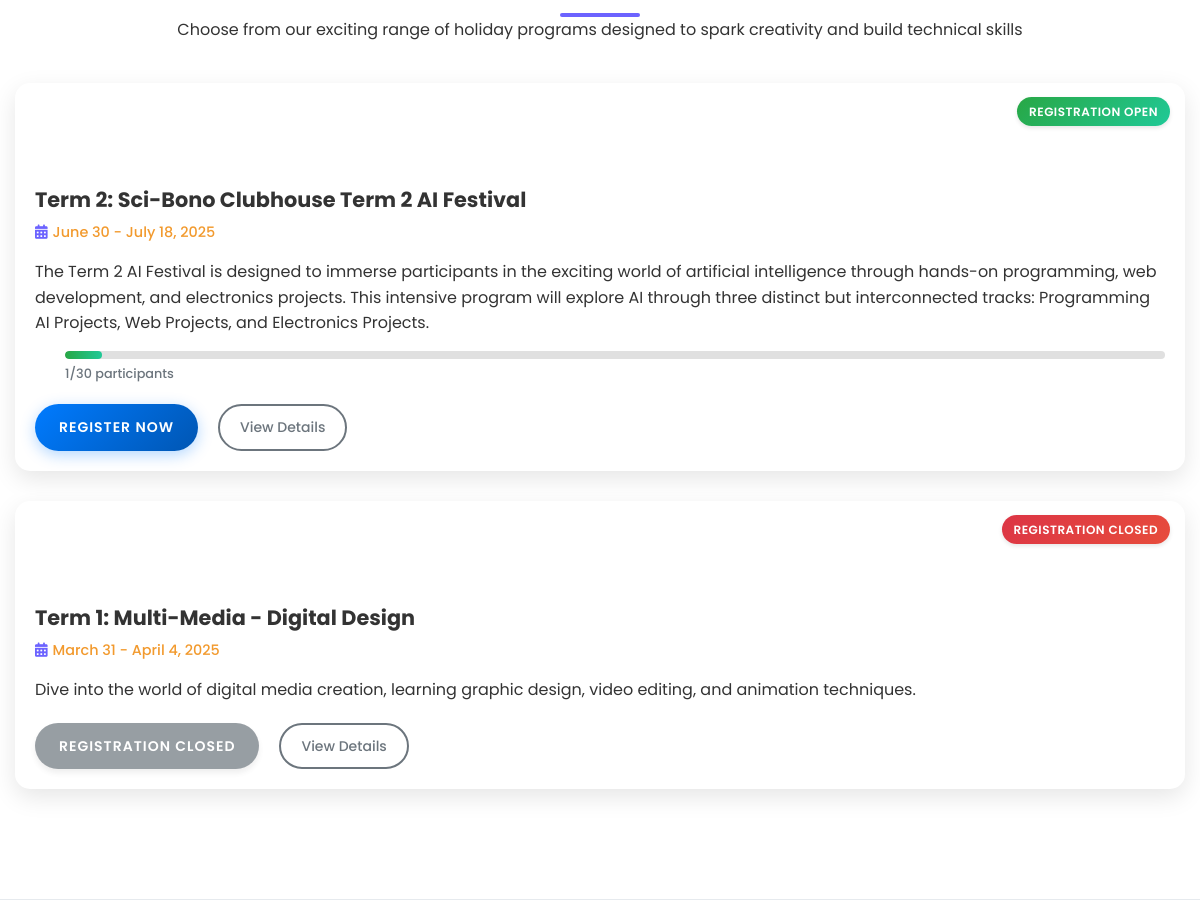
Before: /app/Views/holidayPrograms/holidayProgramIndex.php (signed in, middle part) with the older database file.
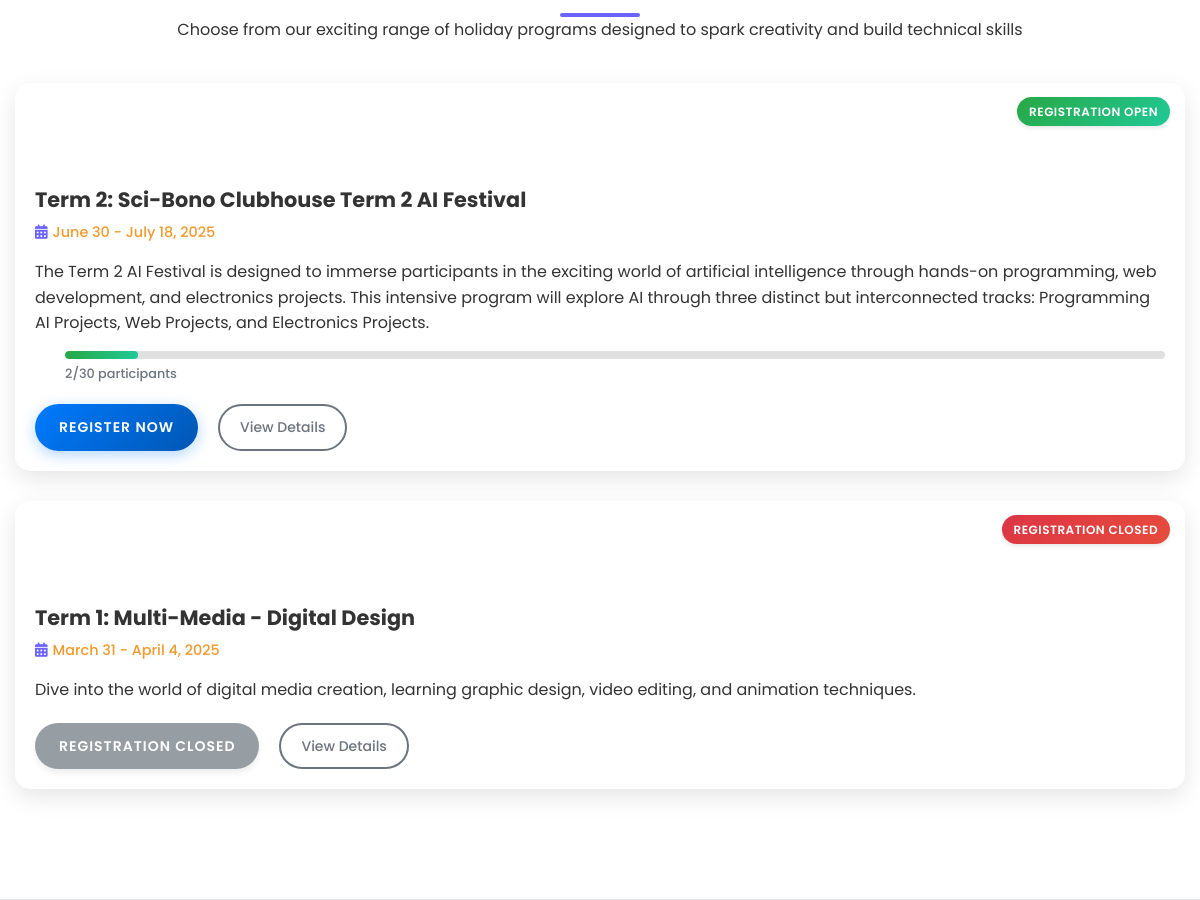
After: the same page with the newer database file.
### tables this page shows
CREATE TABLE `holiday_programs` (
  `id` int NOT NULL,
  `term` varchar(50) NOT NULL,
  `title` varchar(255) NOT NULL,
  `description` text,
  `dates` varchar(100) NOT NULL,
  `time` varchar(50) DEFAULT '9:00 AM - 4:00 PM',
  `start_date` date NOT NULL,
  `end_date` date NOT NULL,
  `location` varchar(255) DEFAULT 'Sci-Bono Clubhouse',
  `age_range` varchar(50) DEFAULT '13-18 years',
  `lunch_included` tinyint(1) DEFAULT '1',
  `program_goals` text,
  `registration_deadline` varchar(100) DEFAULT NULL,
  `max_participants` int DEFAULT '30',
  `registration_open` tinyint(1) DEFAULT '1',
  `status` enum('draft','open','closing_soon','closed','completed','cancelled') DEFAULT 'draft',
  `created_at` timestamp NOT NULL DEFAULT CURRENT_TIMESTAMP,
  `updated_at` timestamp NOT NULL DEFAULT CURRENT_TIMESTAMP ON UPDATE CURRENT_TIMESTAMP,
  `auto_close_on_capacity` tinyint(1) NOT NULL DEFAULT '0' COMMENT 'Auto-close registration when capacity is reached',
  `auto_close_on_date` tinyint(1) NOT NULL DEFAULT '0' COMMENT 'Auto-close registration on deadline',
  `notification_settings` longtext COMMENT 'JSON settings for notifications',
  `program_structure` text COMMENT 'Stores program configuration'
);

### app/Models/HolidayProgramCreationModel.php (called while the page is built, shortened)
<?php
class HolidayProgramCreationModel {
    private $conn;
    public function __construct($conn) {
        $this->conn = $conn;
    }
    public function getAllPrograms() {
        $sql = "SELECT
                    id,
                    term,
                    title,
                    description,
                    dates,
                    start_date,
                    end_date,
                    registration_open,
                    max_participants,
                    auto_close_on_capacity,
                    auto_close_on_date,
                    registration_deadline,
                    created_at,
                    updated_at,
                    (SELECT COUNT(*) FROM holiday_program_attendees WHERE program_id = holiday_programs.id) as registration_count
                FROM holiday_programs
                ORDER BY start_date DESC, created_at DESC";
        $result = $this->conn->query($sql);
        $programs = [];
        if ($result && $result->num_rows > 0) {
            while ($row = $result->fetch_assoc()) {
                $programs[] = $row;
            }
        }
        return $programs;
    }
}

### app/Views/holidayPrograms/holidayProgramIndex.php (the view, shortened to what the changed rows need)
<?php
require_once '../../../server.php';
$allPrograms = [];
if (file_exists('../../Models/HolidayProgramCreationModel.php')) {
    require_once '../../Models/HolidayProgramCreationModel.php';
    if (class_exists('HolidayProgramCreationModel')) {
        $holidayProgramModel = new HolidayProgramCreationModel($conn);
        if (method_exists($holidayProgramModel, 'getAllPrograms')) {
            try {
                $allPrograms = $holidayProgramModel->getAllPrograms();
            } catch (Exception $e) {
                error_log("Error getting programs: " . $e->getMessage());
            }
        } else {
            $allPrograms = getHolidayProgramsManually($conn);
            $activePrograms = getActiveHolidayProgramsManually($conn);
        }
    }
} else {
    $allPrograms = getHolidayProgramsManually($conn);
    $activePrograms = getActiveHolidayProgramsManually($conn);
}
?>
<!DOCTYPE html>
<html lang="en">
<head>
    <link rel="stylesheet" href="../../../public/assets/css/holidayProgramIndex.css">
    <link rel="stylesheet" href="../../../public/assets/css/holidayProgramStyles.css">
    <link rel="stylesheet" href="https://cdnjs.cloudflare.com/ajax/libs/font-awesome/6.4.0/css/all.min.css">
</head>
<body>
   <?php include './holidayPrograms-header.php'; ?>
    <section class="programs" id="programs">
        <div class="container">
            <div class="programs-grid">
                <?php if (!empty($allPrograms)): ?>
                    <?php foreach ($allPrograms as $program): ?>
                        <?php
                        $programIcon = "fas fa-laptop-code";
                        $programColor = "program-tech";
                        $title = $program['title'] ?? '';
                        if (stripos($title, 'digital') !== false || stripos($title, 'design') !== false) {
                            $programIcon = "fas fa-paint-brush";
                            $programColor = "program-design";
                        } elseif (stripos($title, 'robotics') !== false || stripos($title, 'electronics') !== false) {
                            $programIcon = "fas fa-robot";
                            $programColor = "program-robotics";
                        } elseif (stripos($title, 'game') !== false || stripos($title, 'vr') !== false) {
                            $programIcon = "fas fa-gamepad";
                            $programColor = "program-gaming";
                        } elseif (stripos($title, 'web') !== false || stripos($title, 'app') !== false) {
                            $programIcon = "fas fa-code";
                            $programColor = "program-web";
                        }
                        $registrationButton = '';
                        $detailsButton = '';
                        $programStatus = '';
                        $isRegistrationOpen = ($program['registration_open'] ?? 0) == 1;
                        if ($isRegistrationOpen) {
                            $registrationButton = "<a href='holidayProgramRegistration.php?program_id={$program['id']}' class='register-btn active'>Register Now</a>";
                            $programStatus = "<span class='status-badge open'>Registration Open</span>";
                        } else {
                            $registrationButton = "<span class='register-btn disabled'>Registration Closed</span>";
                            $programStatus = "<span class='status-badge closed'>Registration Closed</span>";
                        }
                        if (!empty($program['title']) && !empty($program['term'])) {
                            $detailsButton = "<a href='./holiday-program-details-term.php?id={$program['id']}' class='details-link'>View Details</a>";
                        }
                        $capacityHtml = '';
                        if (isset($program['registration_count']) && isset($program['max_participants']) && $program['max_participants'] > 0) {
                            $registrationCount = (int)$program['registration_count'];
                            $maxCapacity = (int)$program['max_participants'];
                            $capacityPercentage = min(($registrationCount / $maxCapacity) * 100, 100);
                            if ($isRegistrationOpen) {
                                $capacityHtml = "
                                <div class='capacity-indicator'>
                                    <div class='capacity-bar'>
                                        <div class='capacity-fill' style='width: {$capacityPercentage}%'></div>
                                    </div>
                                    <span class='capacity-text'>{$registrationCount}/{$maxCapacity} participants</span>
                                </div>";
                            }
                        }
                        ?>
                        <div class="program-card <?php echo $programColor; ?>" data-program-id="<?php echo $program['id']; ?>">
                            <div class="program-status-indicator">
                                <?php echo $programStatus; ?>
                            </div>
                            <div class="program-icon">
                                <i class="<?php echo $programIcon; ?>"></i>
                            </div>
                            <div class="program-info">
                                <h3><?php echo htmlspecialchars($program['term'] ?? 'Holiday Program'); ?>: <?php echo htmlspecialchars($program['title'] ?? 'Program Title'); ?></h3>
                                <div class="program-dates">
                                    <i class="fas fa-calendar-alt"></i>
                                    <?php echo htmlspecialchars($program['dates'] ?? 'Dates TBA'); ?>
                                </div>
                                <p><?php echo htmlspecialchars($program['description'] ?? 'Program description coming soon...'); ?></p>
                                <?php echo $capacityHtml; ?>
                                <div class="program-action">
                                    <?php echo $registrationButton; ?>
                                    <?php if ($detailsButton): ?>
                                        <?php echo $detailsButton; ?>
                                    <?php endif; ?>
                                </div>
                            </div>
                        </div>
                    <?php endforeach; ?>
                <?php endif; ?>
            </div>
        </div>
    </section>
</body>
</html>

Changed rows visible on the page:
changed holiday_programs "Term 2": $capacityPercentage 3.3333333333333 → 6.6666666666667 (drawn); registrationCount "1" → "2"
